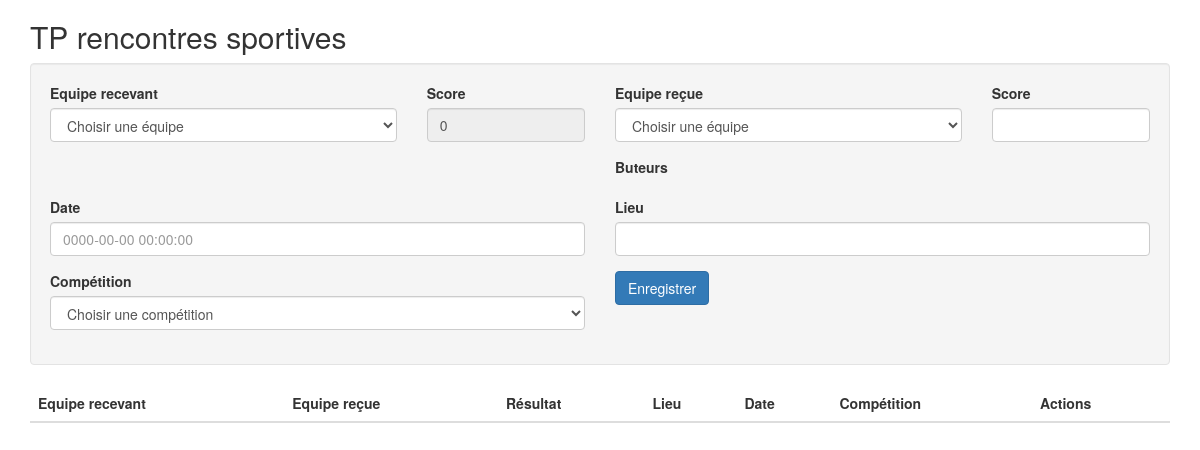
The app's page /, older data.
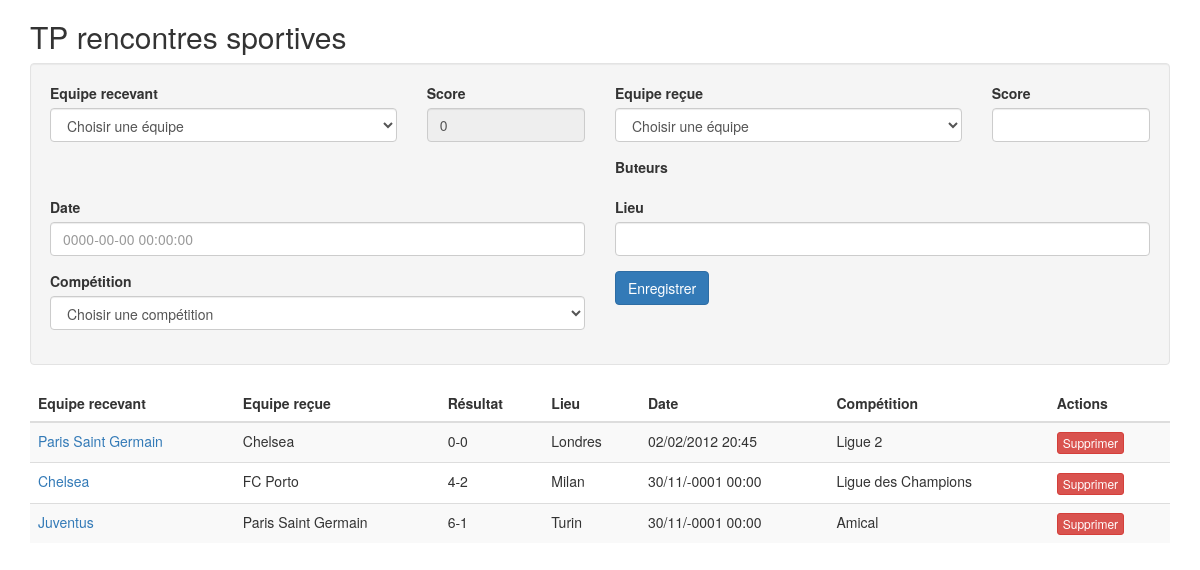
The same page, newer data.
### tables this page shows
CREATE TABLE `rencontre` (
  `id` int(11) NOT NULL,
  `equipe1` int(11) NOT NULL,
  `equipe2` int(11) NOT NULL,
  `score1` int(11) NOT NULL,
  `score2` int(11) NOT NULL,
  `date` datetime NOT NULL,
  `lieu` varchar(255) NOT NULL,
  `competition` int(11) NOT NULL
);

CREATE TABLE `equipe` (
  `id` int(11) NOT NULL,
  `nom` varchar(255) NOT NULL,
  `logo` varchar(255) NOT NULL,
  `annee_de_creation` smallint(6) NOT NULL
);

CREATE TABLE `competition` (
  `id` int(11) NOT NULL,
  `nom` varchar(255) NOT NULL
);

### classes/Rencontre.php (called while the page is built, shortened)
<?php
class Rencontre
{
  private $id;
  private $equipe1;
  private $equipe2;
  private $score1;
  private $score2;
  private $date;
  private $lieu;
  private $competition;
  private $db;
  public function liste()
  {
    $rencontres = [];
    $requete =
    'SELECT rencontre.id, E1.nom AS equipe1, E2.nom As equipe2, score1, score2, date, lieu, C.nom AS competition
      FROM rencontre
        INNER JOIN equipe E1 ON rencontre.equipe1 = E1.id
        INNER JOIN equipe E2 ON rencontre.equipe2 = E2.id
        INNER JOIN competition C ON rencontre.competition = C.id';
    $reponse = $this->db->query($requete);
    while($donnees = $reponse->fetch(PDO::FETCH_ASSOC)) {
      $rencontres[] = new Rencontre($donnees);
    }
    return $rencontres;
  }
  public function resultat($separateur)
  {
    return $this->getScore1() . $separateur . $this->getScore2();
  }
  public function getId()
  {
    return $this->id;
  }
  public function setId($id)
  {
    $this->id = $id;
  }
  public function getEquipe1($retourneObjet = false)
  {
    if ($retourneObjet) {
      $requete = 'SELECT * FROM Equipe WHERE nom = :nom LIMIT 1';
      $prepare = $this->db->prepare($requete);
      $prepare->bindValue(':nom', $this->getEquipe1());
      $prepare->execute();
      $equipe = new Equipe($prepare->fetch());
      return $equipe;
    } else {
      return $this->equipe1;
    }
  }
  public function setEquipe1($equipe1)
  {
      $this->equipe1 = $equipe1;
      return $this;
  }
  public function getEquipe2()
  {
      return $this->equipe2;
  }
  public function setEquipe2($equipe2)
  {
      $this->equipe2 = $equipe2;
      return $this;
  }
  public function getScore1()
  {
      return $this->score1;
  }
  public function setScore1($score1)
  {
      $this->score1 = $score1;
      return $this;
  }
  public function getScore2()
  {
      return $this->score2;
  }
  public function setScore2($score2)
  {
      $this->score2 = $score2;
      return $this;
  }
  public function getDate($format = 'd/m/Y H:i')
  {
    $date = new DateTime($this->date);
    return $date->format($format);
  }
  public function setDate($date)
  {
      $this->date = $date;
      return $this;
  }
  public function getLieu()
  {
      return $this->lieu;
  }
  public function setLieu($lieu)
  {
      $this->lieu = $lieu;
      return $this;
  }
  public function getCompetition()
  {
      return $this->competition;
  }
  public function setCompetition($competition)
  {
      $this->competition = $competition;
      return $this;
  }
  public function setDb(PDO $db)
  {
    $this->db = $db;
  }
}
?>

### classes/Equipe.php (called while the page is built, shortened)
<?php
class Equipe
{
  private $id;
  private $nom;
  public function getNom()
  {
      return $this->nom;
  }
  public function setNom($nom)
  {
      $this->nom = $nom;
      return $this;
  }
  public function setLogo($logo)
  {
      return $this;
  }
  public function setAnneeDeCreation($annee_de_creation)
  {
      return $this;
  }
  public function setDb(PDO $db)
  {
      return $this;
  }
    public function getId()
    {
        return $this->id;
    }
    public function setId($id)
    {
        $this->id = $id;
        return $this;
    }
}
?>

### index.php (the view, shortened to what this page needs)
<?php
require 'classes/Rencontre.php';
require 'classes/Equipe.php';
$rencontre = new Rencontre();
$rencontres = $rencontre->liste();
?>
<!DOCTYPE html>
<html>
  <head>
    <link rel="stylesheet" href="css/bootstrap.min.css">
  </head>
  <body class="container">
    <h2>TP rencontres sportives</h2>
    <form action="app.php" method="post" class="well">
      <div class="row">
        <div class="form-group col-md-4">
          <label for="">Equipe recevant</label>
          <select id="selectEquipe1" name="rencontre[equipe1]" class="form-control">
            <option value="0">Choisir une équipe</option>
          </select>
        </div>
        <div class="form-group col-md-2">
          <label for="">Score</label>
          <input
            id="score1"
            type="text"
            value="0"
            disabled
            class="form-control">
        </div>
        <div class="form-group col-md-4">
          <label for="">Equipe reçue</label>
          <select name="rencontre[equipe2]" class="form-control">
            <option value="0">Choisir une équipe</option>
          </select>
        </div>
        <div class="form-group col-md-2">
          <label for="">Score</label>
          <input type="text" name="rencontre[score2]" class="form-control">
        </div>
      </div>
      <div class="row">
        <div class="form-group col-md-6">
        </div>
        <div class="form-group col-md-6">
          <label for="">Buteurs</label>
        </div>
      </div>
      <div class="row">
        <div class="form-group col-md-6">
          <label for="">Date</label>
          <input type="text" name="rencontre[date]" placeholder="0000-00-00 00:00:00" class="form-control">
        </div>
        <div class="form-group col-md-6">
          <label for="">Lieu</label>
          <input type="text" name="rencontre[lieu]" class="form-control">
        </div>
      </div>
      <div class="row">
        <div class="form-group col-md-6">
          <label for="">Compétition</label>
          <select name="rencontre[competition]" class="form-control">
            <option value="0">Choisir une compétition</option>
          </select>
        </div>
        <div class="form-group col-md-6">
          <button class="btn btn-primary">Enregistrer</button>
        </div>
      </div>
    </form>
    <table class="table table-striped">
      <thead>
        <tr>
          <th>Equipe recevant</th>
          <th>Equipe reçue</th>
          <th>Résultat</th>
          <th>Lieu</th>
          <th>Date</th>
          <th>Compétition</th>
          <th>Actions</th>
        </tr>
      </thead>
      <?php foreach($rencontres as $rencontre): ?>
        <tr>
          <td>
            <?php
              $equipe = $rencontre->getEquipe1($retourneObjet = true);
              echo '<a href="app.php?action=details&id='.$equipe->getId().'">' . $equipe->getNom() . '</a>';
            ?>
          </td>
          <td><?php echo $rencontre->getEquipe2() ?></td>
          <td><?php echo $rencontre->resultat($separateur = '-') ?></td>
          <td><?php echo $rencontre->getLieu() ?></td>
          <td><?php echo $rencontre->getDate() ?></td>
          <td><?php echo $rencontre->getCompetition() ?></td>
          <td>
            <?php
            echo '<a class="btn btn-danger btn-xs" href="app.php?action=delete&id='.$rencontre->getId().'">Supprimer</a>';
            ?>
          </td>
        </tr>
      <?php endforeach ?>
    </table>
  </body>
</html>

Row changes from the older to the newer data that the page shows:
now on this page (row unchanged): rencontre: equipe.nom "Paris Saint Germain", equipe.nom "Chelsea", $rencontre->resultat($separateur = '-') "0-0", lieu "Londres", date "02/02/2012 20:45", competition.nom "Ligue 2"
added rencontre: equipe.nom "Chelsea", equipe.nom "FC Porto", $rencontre->resultat($separateur = '-') "4-2", lieu "Milan", date "30/11/-0001 00:00", competition.nom "Ligue des Champions"
added rencontre: equipe.nom "Juventus", equipe.nom "Paris Saint Germain", $rencontre->resultat($separateur = '-') "6-1", lieu "Turin", date "30/11/-0001 00:00", competition.nom "Amical"
